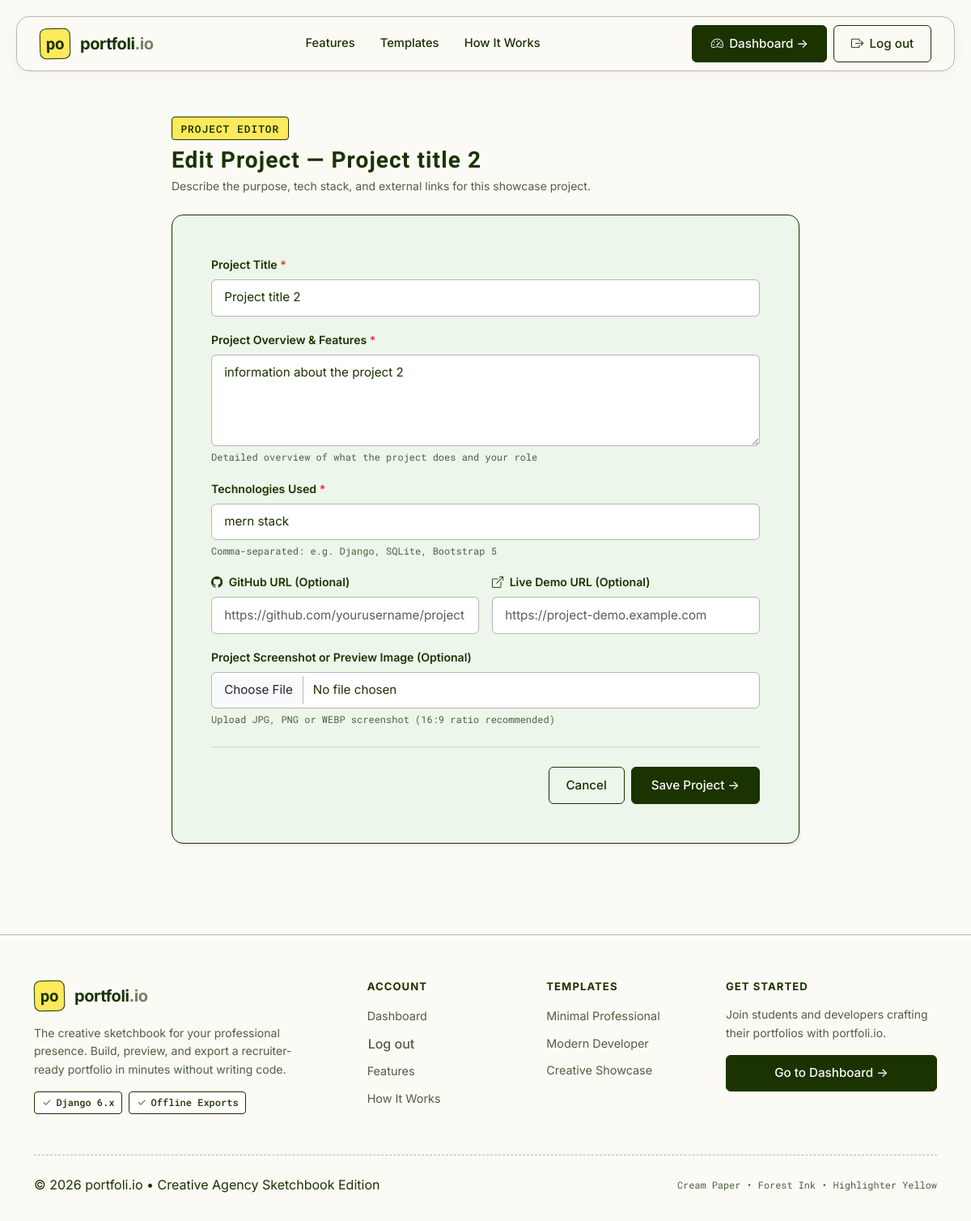
The page /projects/2/edit/ (signed in) on the database its author committed.
### myapp/models.py (models this page shows, shortened)
class Project(models.Model):
    user = models.ForeignKey(User, on_delete=models.CASCADE, related_name='projects')
    title = models.CharField(max_length=200, verbose_name="Project Title")
    description = models.TextField(verbose_name="Description", help_text="Detailed overview of what the project does and your role")
    technologies = models.CharField(max_length=250, verbose_name="Technologies Used", help_text="Comma-separated: e.g. Django, SQLite, Bootstrap 5")
    github_url = models.URLField(blank=True, verbose_name="GitHub Repository URL")
    live_url = models.URLField(blank=True, verbose_name="Live Demo URL")
    image = models.ImageField(upload_to='project_images/', blank=True, null=True, verbose_name="Project Screenshot")
    created_at = models.DateTimeField(auto_now_add=True)
    updated_at = models.DateTimeField(auto_now=True)
    class Meta:
        ordering = ['-created_at']

### myapp/views.py (the view)
# urls.py: path('projects/<int:pk>/edit/', views.project_edit_view, name='project_edit'),
@login_required(login_url='login')
def project_edit_view(request, pk):
    project = get_object_or_404(Project, pk=pk, user=request.user)
    if request.method == 'POST':
        form = ProjectForm(request.POST, request.FILES, instance=project)
        if form.is_valid():
            form.save()
            messages.success(request, f"Project '{project.title}' was updated.")
            return redirect('project_list')
        else:
            messages.error(request, "Please correct the errors below.")
    else:
        form = ProjectForm(instance=project)
    return render(request, 'projects/form.html', {
        'form': form,
        'project': project,
        'action_title': f"Edit Project — {project.title}",
        'is_edit': True
    })

### templates/projects/form.html (shortened to what this page needs)
{% extends 'base.html' %}
{% load static %}
{% block content %}
<section class="py-5" style="min-height: calc(100vh - 200px); background-color: var(--color-cream-paper);">
    <div class="container" style="max-width: 800px;">
        <div class="mb-4">
            <span class="section-eyebrow-sketch mb-2">Project Editor</span>
            <h2 class="font-display h3 mb-1">{{ action_title }}</h2>
            <p class="text-muted small mb-0">Describe the purpose, tech stack, and external links for this showcase project.</p>
        </div>
        <div class="card-sketch p-4 p-sm-5">
            <form method="post" enctype="multipart/form-data" novalidate>
                <div class="row g-3">
                    <div class="col-12">
                        <label for="{{ form.title.id_for_label }}" class="form-label">
                            Project Title <span class="text-danger">*</span>
                        </label>
                        {{ form.title }}
                    </div>
                    <div class="col-12">
                        <label for="{{ form.description.id_for_label }}" class="form-label">
                            Project Overview &amp; Features <span class="text-danger">*</span>
                        </label>
                        {{ form.description }}
                        <div class="form-text small text-muted font-mono" style="font-size: 0.75rem;">{{ form.description.help_text }}</div>
                    </div>
                    <div class="col-12">
                        <label for="{{ form.technologies.id_for_label }}" class="form-label">
                            Technologies Used <span class="text-danger">*</span>
                        </label>
                        {{ form.technologies }}
                        <div class="form-text small text-muted font-mono" style="font-size: 0.75rem;">{{ form.technologies.help_text }}</div>
                    </div>
                    <div class="col-md-6">
                        <label for="{{ form.github_url.id_for_label }}" class="form-label">
                            <i class="bi bi-github me-1"></i> GitHub URL (Optional)
                        </label>
                        {{ form.github_url }}
                    </div>
                    <div class="col-md-6">
                        <label for="{{ form.live_url.id_for_label }}" class="form-label">
                            <i class="bi bi-box-arrow-up-right me-1"></i> Live Demo URL (Optional)
                        </label>
                        {{ form.live_url }}
                    </div>
                    <div class="col-12">
                        <label for="{{ form.image.id_for_label }}" class="form-label">
                            Project Screenshot or Preview Image (Optional)
                        </label>
                        {{ form.image }}
                        <div class="form-text small text-muted font-mono" style="font-size: 0.75rem;">Upload JPG, PNG or WEBP screenshot (16:9 ratio recommended)</div>
                    </div>
                </div>
                <div class="d-flex justify-content-end gap-2 pt-4 border-top border-secondary border-opacity-25 mt-4">
                    <a href="{% url 'project_list' %}" class="btn btn-outline-custom">Cancel</a>
                    <button type="submit" class="btn btn-primary-custom px-4">
                        Save Project &rarr;
                    </button>
                </div>
            </form>
        </div>
    </div>
</section>
{% endblock %}

### rows shown on the page
Project: title "Project title 2", description "information about the project 2", technologies "mern stack"

### other values the page prints
{{ action_title }} "Edit Project — Project title 2"
